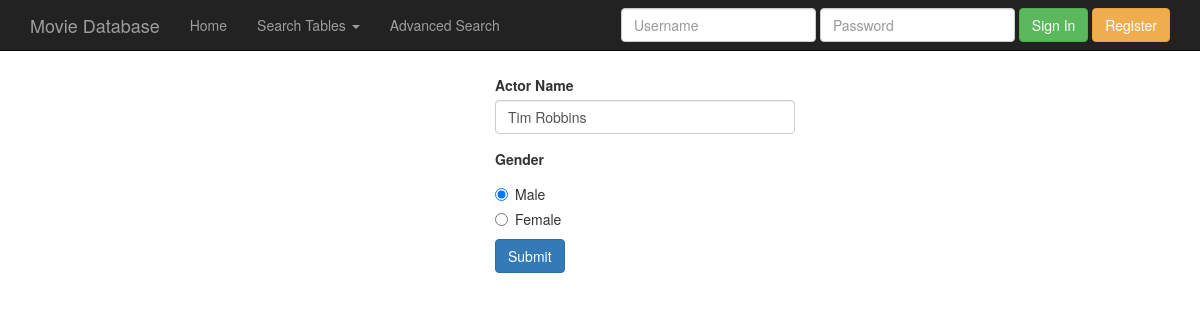
Page /editactor.php?id=1 on the committed database.
### tables this page shows
CREATE TABLE `actors` (
  `id` int(11) NOT NULL,
  `name` varchar(50) NOT NULL,
  `gender` char(1) NOT NULL
);

### editactor.php (the view, shortened to what this page needs)
<?php
	if (isset($_GET['id'])) {
		$db = mysqli_connect(DB_HOST, DB_USER, DB_PASS, DB_NAME);
		$id = mysqli_real_escape_string($db, $_GET['id']);
		try {
			$result = mysqli_query($db, "SELECT id, name, gender
							FROM actors
							WHERE id = $id");
			$row = mysqli_fetch_array($result);
		}
		catch (Exception $e) {
			echo "Data could not be retrieved from the database.";
			mysqli_close($db);
			exit();
		}
	}
	else {
		header("location: index.php");
		exit();
	}
	$gender = $row['gender'];
	switch ($gender) {
		default: $gender = 3;
	}
	include_once("inc/head.php");
	include_once("inc/nav.php");
?>
<div class="container">
	<form action="" method="post" style="max-width:300px; margin:0 auto; padding-top: 15px;">
		<div class="form-group">
			<label for="actorName">Actor Name</label>
			<input type="text" name="name" class="form-control" id="actorName" <?php if (isset($row['name'])) echo 'value="' . $row['name'] . '"'; else echo 'placeholder="Name"'; ?> autocomplete="off" required>
		</div>
		<label>Gender</label>
		<div class="radio">
			<label>
				<input type="radio" name="gender" value="M" <?php if ($gender == 1 OR $gender == 3) echo "checked"; ?>>
				Male
			</label>
		</div>
		<div class="radio">
			<label>
				<input type="radio" name="gender" value="F" <?php if ($gender == 2) echo "checked"; ?>>
				Female
			</label>
		</div>
		<button type="submit" name="submit" class="btn btn-primary">Submit</button>
	</form>
</div>

### css/bs-over.css (style rules this page uses)
body { padding: 60px; }

### rows in the picture
actors: name "Tim Robbins", gender "☑ Male", gender "☐ Female"
